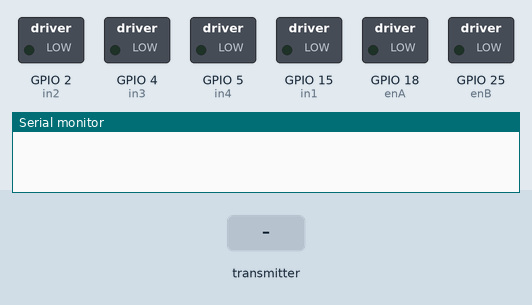
The sketch below on a simulated ESP32. Parts: switched loads named in the sketch (green lamp = pin HIGH), the last lines printed to the serial monitor. Inputs (shaded band) come from the test bench.

Above: at 1.2 s.
1.3 s: the transmitter starts sending e = 0
At 2.6 s:
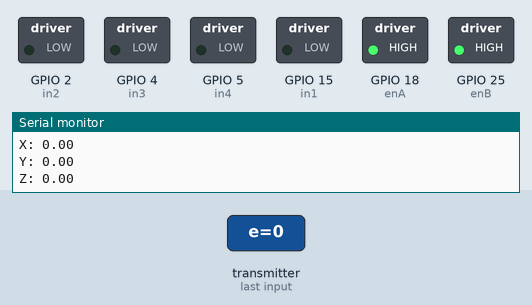
Timing chart, 0 to 4.3 s (numbered marks = the images above; inputs shaded):
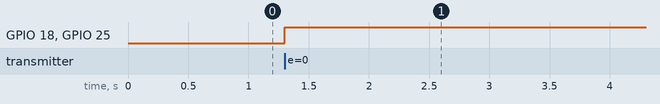

Measured:
- after the input at 1.3 s, GPIO 18 (enA), GPIO 25 (enB): LOW → HIGH at once

The sketch:

Receiver.ino
```cpp
//motor receiver code

#include <esp_now.h>
#include <WiFi.h>

int enA = 18;
int in1 = 15;
int in2 = 2;

int enB = 25;
int in3 = 4;
int in4 = 5;

// Structure example to receive data
// Must match the sender structure
typedef struct struct_message {
    float e;
    float f;
    float g;

} struct_message;

// Create a struct_message called myData
struct_message myData;

// callback function that will be executed when data is received
void OnDataRecv(const uint8_t * mac, const uint8_t *incomingData, int len) {
  memcpy(&myData, incomingData, sizeof(myData));
  analogWrite(enA, 255);
  analogWrite(enB, 255);
  Serial.print("X: ");
  Serial.println(myData.e);

  Serial.print("Y: ");
  Serial.println(myData.f);

  Serial.print("Z: ");
  Serial.println(myData.g);

  if (0.60<myData.g&&myData.g<0.95){
   Serial.print("Forward");
    digitalWrite(in1, HIGH);
    digitalWrite(in2, LOW);
    digitalWrite(in3, HIGH);
    digitalWrite(in4, LOW);
  }

  else if (0.80<myData.f&&myData.f<0.99){
     Serial.print("Right");
    digitalWrite(in1, HIGH);
    digitalWrite(in2, LOW);
    digitalWrite(in3, LOW);
    digitalWrite(in4, LOW);
  }

  else if (0.70<myData.e&&myData.e<1.01){
    Serial.print("Backward");
    digitalWrite(in1, LOW);
    digitalWrite(in2, HIGH);
    digitalWrite(in3, LOW);
    digitalWrite(in4, HIGH);
  }
  else if (0.10<myData.e&&myData.e<0.21){
    Serial.print("Left");
    digitalWrite(in1, LOW);
    digitalWrite(in2, LOW);
    digitalWrite(in3, HIGH);
    digitalWrite(in4, LOW);
  }
    else {
    digitalWrite(in1, LOW);
    digitalWrite(in2, LOW);
    digitalWrite(in3, LOW);
    digitalWrite(in4, LOW);
    }


  Serial.println();
}

void setup() {
  // Initialize Serial Monitor
  Serial.begin(115200);
  pinMode(enA, OUTPUT);
  pinMode(enB, OUTPUT);
  pinMode(in1, OUTPUT);
  pinMode(in2, OUTPUT);
  pinMode(in3, OUTPUT);
  pinMode(in4, OUTPUT);

  digitalWrite(in1, LOW);
  digitalWrite(in2, LOW);
  digitalWrite(in3, LOW);
  digitalWrite(in4, LOW);
  // Set device as a Wi-Fi Station
  WiFi.mode(WIFI_STA);

  // Init ESP-NOW
  if (esp_now_init() != ESP_OK) {
    Serial.println("Error initializing ESP-NOW");
    return;
  }

  // Once ESPNow is successfully Init, we will register for recv CB to
  // get recv packer info
  esp_now_register_recv_cb(OnDataRecv);
}

void loop() {

}
```
